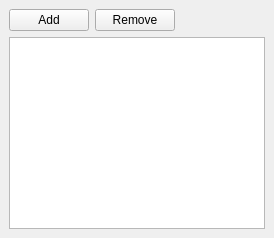
          <widget class="QWidget" name="recordedMotions" >
           <layout class="QVBoxLayout" >
            <property name="spacing" >
             <number>6</number>
            </property>
            <property name="leftMargin" >
             <number>9</number>
            </property>
            <property name="topMargin" >
             <number>9</number>
            </property>
            <property name="rightMargin" >
             <number>9</number>
            </property>
            <property name="bottomMargin" >
             <number>9</number>
            </property>
            <item>
             <layout class="QHBoxLayout" >
              <property name="spacing" >
               <number>6</number>
              </property>
              <property name="leftMargin" >
               <number>0</number>
              </property>
              <property name="topMargin" >
               <number>0</number>
              </property>
              <property name="rightMargin" >
               <number>0</number>
              </property>
              <property name="bottomMargin" >
               <number>0</number>
              </property>
              <item>
               <widget class="QPushButton" name="addMotionButton" >
                <property name="text" >
                 <string>Add</string>
                </property>
                <property name="icon" >
                 <iconset resource="../resources/resources.qrc" >:/main/images/list-add.svg</iconset>
                </property>
               </widget>
              </item>
              <item>
               <widget class="QPushButton" name="removeMotionButton" >
                <property name="text" >
                 <string>Remove</string>
                </property>
                <property name="icon" >
                 <iconset resource="../resources/resources.qrc" >:/main/images/list-remove.svg</iconset>
                </property>
               </widget>
              </item>
              <item>
               <spacer>
                <property name="orientation" >
                 <enum>Qt::Horizontal</enum>
                </property>
                <property name="sizeHint" >
                 <size>
                  <width>40</width>
                  <height>20</height>
                 </size>
                </property>
               </spacer>
              </item>
             </layout>
            </item>
            <item>
             <widget class="QTableView" name="tableView" />
            </item>
           </layout>
          </widget>
